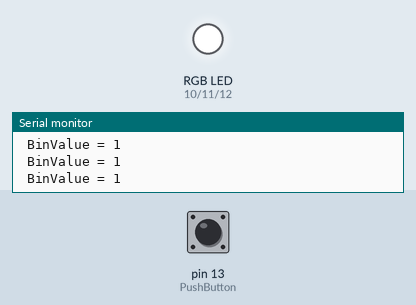
A sketch run on a simulated Arduino Uno, built with avr-gcc and run on an emulated ATmega328P. On the bench: an RGB LED mixed from three pins (HIGH = lit), the last lines printed to the serial monitor. The test bench sets the inputs (shaded band); at power-on: pin 13 (PushButton) HIGH.

Above: at 1.2 s.
1.3 s: pin 13 (PushButton) pulled LOW for 0.15 s
At 1.39 s:
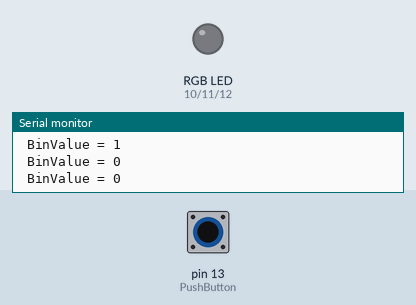
2.9 s: pin 13 (PushButton) pulled LOW for 3.2 s
At 6.5 s:
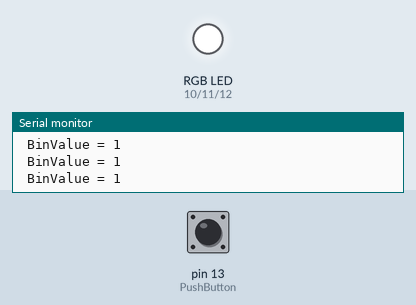
Timing chart, 0 to 8.0 s (numbered marks = the images above; inputs shaded):
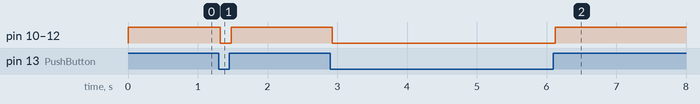

The sketch:

PB_not_pressed_RGB_white_PB_pressed_RGB_off.ino
```cpp
int PushButton = 13;
const int PIN_RED   = 10;
const int PIN_GREEN = 11;
const int PIN_BLUE  = 12;
void setup() {
  Serial.begin(9600);   //start serial connection
  pinMode(PushButton, INPUT_PULLUP);  //configure pin 2 as an input and enable the internal pull-up resistor
  pinMode(PIN_RED,   OUTPUT); //configure PIN_RED as an Output
  pinMode(PIN_GREEN, OUTPUT); //configure PIN_GREEN as an input
  pinMode(PIN_BLUE,  OUTPUT); //configure PIN_BLUE as an input
}

void loop() {
  int BinValue = digitalRead(PushButton);   //read the pushbutton value into a variable
  Serial.print(" BinValue = " ); // print out the line "BinValue = "
  Serial.println(BinValue);  //print out the value of the pushbutton
  if (BinValue == 1) // Condition for the if fuction
  { digitalWrite(PIN_RED,   1); // the condition is true the RGB turn White
  digitalWrite(PIN_GREEN, 1);
  digitalWrite(PIN_BLUE,  1);
  }
  else{ // if the condition is not true the RGB turn black
  digitalWrite(PIN_RED,   0);
  digitalWrite(PIN_GREEN, 0);
  digitalWrite(PIN_BLUE,  0);
  }
}
```

Measured:
- after the input at 1.3 s, pin 10 (PIN_RED), pin 11 (PIN_GREEN), pin 12 (PIN_BLUE): HIGH → LOW at once, → HIGH 0.16 s later
- after the input at 2.9 s, pin 10 (PIN_RED), pin 11 (PIN_GREEN), pin 12 (PIN_BLUE): HIGH → LOW at once, → HIGH 3.2 s later
